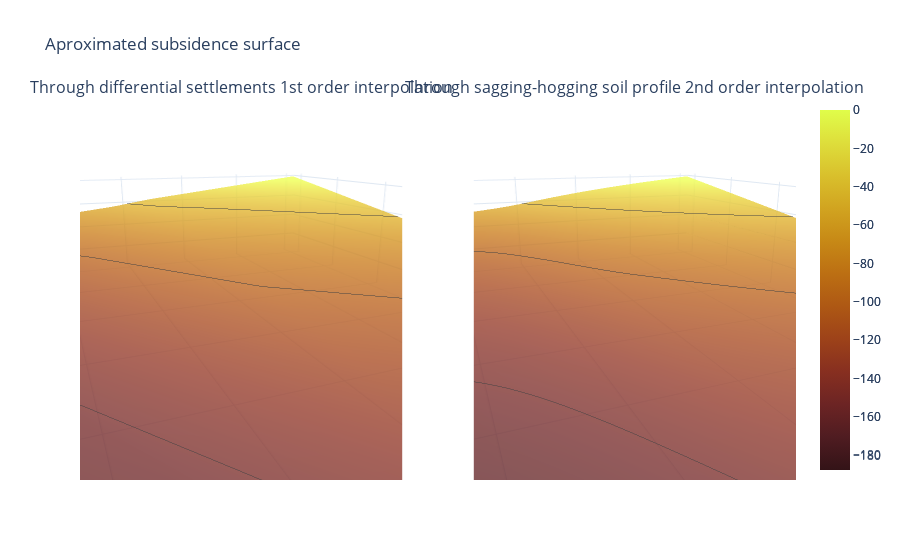

The cell this chart's notebook holds for it:
### Markdown cell above
### <strong> 0.3 | Estimating the displacement surface</strong>

### Code cell
ijsselsteinseweg.interpolate() # Interpolate subsidence shape
params = ijsselsteinseweg.soil['house'].values()
plots.plot_surface(*params)

### Figure 1 — Plotly figure (JSON) as saved in the notebook; plotly's stock layout.template omitted (floating-point values rounded to 4 significant figures; data arrays with more than 128 entries replaced by an {"elided": "..."} marker saying what was removed)
{"data": [{"colorscale": [[0, "rgb(51, 19, 23)"], [0.09091, "rgb(79, 28, 33)"], [0.1818, "rgb(108, 36, 36)"], [0.2727, "rgb(135, 47, 32)"], [0.3636, "rgb(157, 66, 25)"], [0.4545, "rgb(174, 88, 20)"], [0.5455, "rgb(188, 111, 19)"], [0.6364, "rgb(199, 137, 22)"], [0.7273, "rgb(209, 164, 32)"], [0.8182, "rgb(217, 192, 44)"], [0.9091, "rgb(222, 222, 59)"], [1, "rgb(224, 253, 74)"]], "contours": {"z": {"show": true, "usecolormap": false}}, "opacity": 0.8, "scene": "scene", "type": "surface", "x": {"elided": "100x100 float values"}, "y": {"elided": "100x100 float values"}, "z": {"elided": "100x100 float values"}}, {"colorscale": [[0, "rgb(51, 19, 23)"], [0.09091, "rgb(79, 28, 33)"], [0.1818, "rgb(108, 36, 36)"], [0.2727, "rgb(135, 47, 32)"], [0.3636, "rgb(157, 66, 25)"], [0.4545, "rgb(174, 88, 20)"], [0.5455, "rgb(188, 111, 19)"], [0.6364, "rgb(199, 137, 22)"], [0.7273, "rgb(209, 164, 32)"], [0.8182, "rgb(217, 192, 44)"], [0.9091, "rgb(222, 222, 59)"], [1, "rgb(224, 253, 74)"]], "contours": {"z": {"show": true, "usecolormap": false}}, "opacity": 0.8, "scene": "scene2", "type": "surface", "x": {"elided": "100x100 float values"}, "y": {"elided": "100x100 float values"}, "z": {"elided": "100x100 float values"}}], "layout": {"annotations": [{"font": {"size": 16}, "showarrow": false, "text": "Through differential settlements 1st order interpolation", "x": 0.225, "xanchor": "center", "xref": "paper", "y": 1, "yanchor": "bottom", "yref": "paper"}, {"font": {"size": 16}, "showarrow": false, "text": "Through sagging-hogging soil profile 2nd order interpolation", "x": 0.775, "xanchor": "center", "xref": "paper", "y": 1, "yanchor": "bottom", "yref": "paper"}], "scene": {"aspectratio": {"x": 2, "y": 3, "z": 0.5}, "camera": {"eye": {"x": 0.5, "y": 1.2, "z": 0.4}}, "domain": {"x": [0, 0.45], "y": [0, 1]}, "xaxis": {"color": "black", "title": {"text": "X [m]"}}, "yaxis": {"color": "black", "title": {"text": "Y [m]"}}, "zaxis": {"color": "black", "title": {"text": "Z [mm]"}}}, "scene2": {"aspectratio": {"x": 2, "y": 3, "z": 0.5}, "camera": {"eye": {"x": 0.5, "y": 1.2, "z": 0.4}}, "domain": {"x": [0.55, 1], "y": [0, 1]}, "xaxis": {"color": "black", "title": {"text": "X [m]"}}, "yaxis": {"color": "black", "title": {"text": "Y [m]"}}, "zaxis": {"color": "black", "title": {"text": "Z [mm]"}}}, "title": {"text": "Aproximated subsidence surface"}}}
